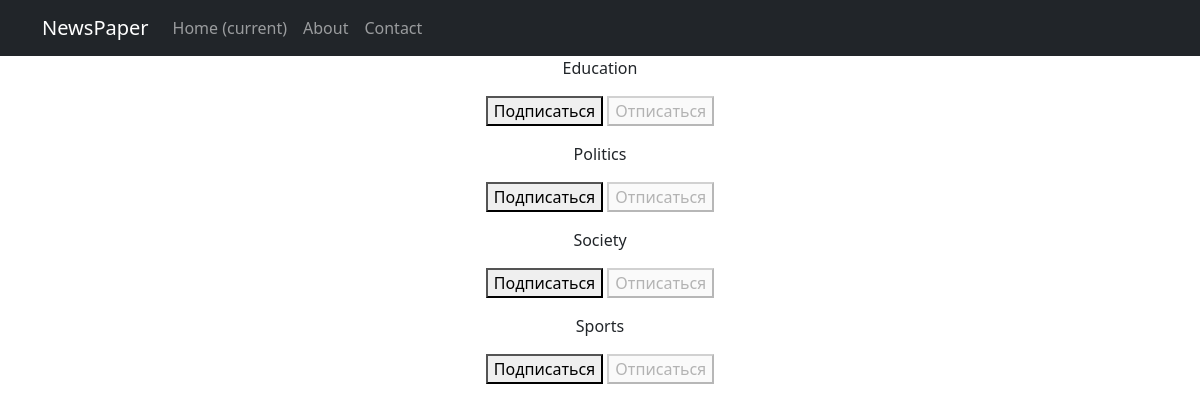
The page /news/subscriptions/ (signed in) on the database its author committed.
### news/models.py (models this page shows, shortened)
class Category(models.Model):
    name_category = models.CharField(max_length=128, unique=True)

### news/views.py (the view, shortened to what this page needs)
# urls.py: path('subscriptions/', subscriptions, name='subscriptions'),
@login_required
@csrf_protect
def subscriptions(request):
    categories_with_subscriptions = Category.objects.annotate(
        user_subscribed=Exists(
            Subscriber.objects.filter(
                user=request.user,
                category=OuterRef('pk'),
            )
        )
    ).order_by('name_category')
    return render(
        request,
        'subscriptions.html',
        {'categories': categories_with_subscriptions},
    )

### templates/subscriptions.html (shortened to what this page needs)
{% extends 'flatpages/default.html' %}
{% block content %}
    {% for category in categories  %}
        <p>
            {{ category.name_category }}
            <form method="post">
                {% if category.user_subscribed %}
                    <button disabled>Подписаться</button>
                    <button name="action" value="unsubscribe">Отписаться</button>
                {% else %}
                    <button name="action" value="subscribe">Подписаться</button>
                    <button disabled>Отписаться</button>
                {% endif %}
            </form>
        </p>
    {% endfor %}
{% endblock content %}

### rows shown on the page
Category: name_category "Education", shows "Подписаться"
Category: name_category "Politics", shows "Подписаться"
Category: name_category "Society", shows "Подписаться"
Category: name_category "Sports", shows "Подписаться"
